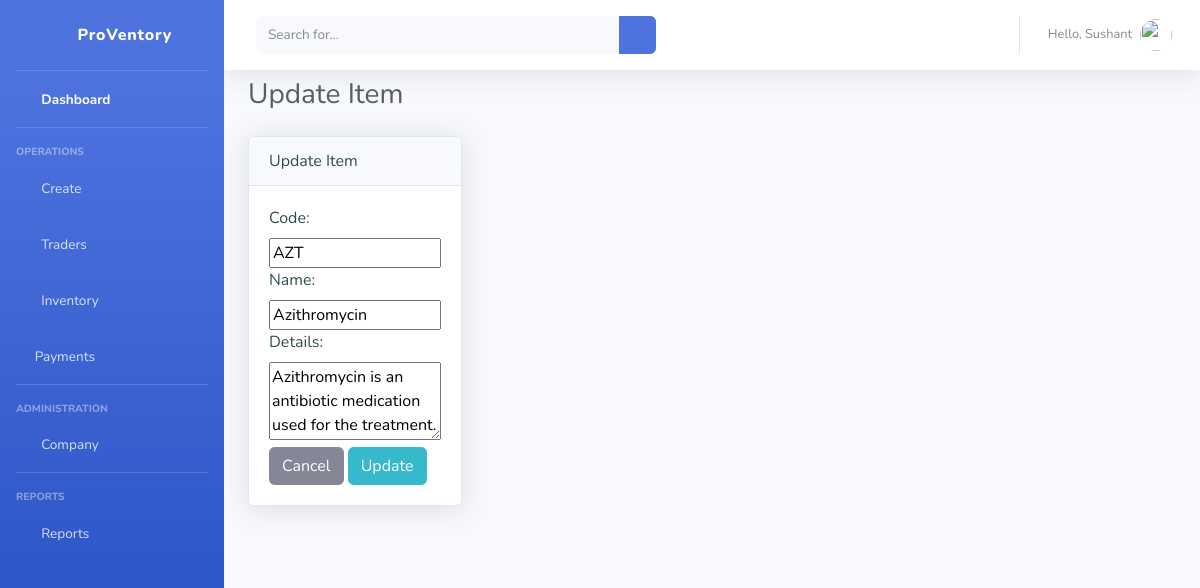
Screenshot of /item/update/1 (signed in) with the database file from the repository.
### dashboard/models.py (models this page shows, shortened)
class Item(models.Model):
    name = models.CharField(max_length=30, null=True)
    code = models.CharField(max_length=20, null=True, unique=True)
    details = models.CharField(max_length=80, null=True)

### dashboard/views.py (the view)
# urls.py: path('item/update/<int:pk>', views.updateItem, name='update-item'),
@login_required(login_url='login')
def updateItem(request, pk):
    pageTitle = "Packaging | ProVentory - IMS"
    pageHeading = "Update Item"
    createButtonText = ""
    try:
        item = Item.objects.get(id=pk)
        if request.method == "POST":
            form = ItemForm(request.POST, instance=item)
            if form.is_valid():
                form.save()
                messages.success(request, "Item updated successfully")
                return redirect('view-item')
            else:
                if form.errors:
                    for err in form.errors:
                        messages.error(request, cleanhtml(str(form.errors[err])))
                return redirect('view-item')
        else:
            form = ItemForm(instance=item)
    except Exception as e:
        messages.error(request, e)
        return redirect('view-item')
    context = {
        "title": pageTitle,
        "heading": pageHeading,
        "createButtonText": createButtonText,
        "form": form,
    }
    return render(request, "dashboard/update-item.html", context)

### dashboard/forms.py
class ItemForm(forms.ModelForm):
    def __init__(self, *args, **kwargs):
        super(ItemForm, self).__init__(*args, **kwargs)
        self.fields['code'].widget.attrs['style'] = "width:100%"
        self.fields['name'].widget.attrs['style'] = "width:100%"
        self.fields['details'].widget.attrs['style'] = "width:100%"
    class Meta:
        model = Item
        fields = ['code', 'name', 'details']
        widgets = {
            'details': Textarea(attrs={'cols': 20, 'rows': 3}),
        }

### templates/dashboard/update-item.html (shortened to what this page needs)
{% extends 'partials/base.html' %}
{% load crispy_forms_tags %}
{% block pageheading %} {{ heading }} {% endblock %}
{%block content %}
{% if user.is_authenticated and user.is_staff %}
<div class="row">
    <div class="col-lg-3">
        <div class="card shadow mb-4">
            <div class = "card-header">
                Update Item
            </div>
            <div class = "card-body">
                <form method="post">
                    {{ form }}
                    <a href="{% url 'view-item' %}" class="btn btn-secondary">
                                        <span class="text">Cancel</span>
                                    </a>
                    <input type="submit" value="Update" class="btn btn-primary btn-info">
                </form>
            </div>
        </div>
    </div>
</div>
{% endif %}
{% endblock %}

### templates/partials/base.html (shortened to what this page needs)
<!DOCTYPE html>
<html lang="en">
{% load static %}
{% load crispy_forms_tags %}
<head>
    <link href="{% static 'dashboard/vendor/fontawesome-free/css/all.min.css' %}" rel="stylesheet" type="text/css">
    <link href="{% static 'dashboard/css/sb-admin-2.min.css' %}" rel="stylesheet">
    <link href="{% static 'dashboard/css/customstyle.css' %}" rel="stylesheet">
    <link rel="stylesheet" type="text/css" href="https://cdn.datatables.net/1.10.25/css/jquery.dataTables.css">
    <link href="https://cdnjs.cloudflare.com/ajax/libs/toastr.js/2.0.1/css/toastr.css" rel="stylesheet"/>
</head>
<body id="page-top">
<div id="wrapper">
    <ul class="navbar-nav bg-gradient-primary sidebar sidebar-dark accordion" id="accordionSidebar">
        <a class="sidebar-brand d-flex align-items-center justify-content-center" href="{% url 'index' %}">
            <div class="sidebar-brand-icon rotate-n-15">
                <i class="fas fa-boxes"></i>
            </div>
            <div class="sidebar-brand-text mx-3">ProVentory</div>
        </a>
        <hr class="sidebar-divider my-0">
        <li class="nav-item active">
            <a class="nav-link" href="{% url 'index' %}">
                <i class="fas fa-fw fa-tachometer-alt"></i>
                <span>Dashboard</span></a>
        </li>
        <hr class="sidebar-divider">
        <div class="sidebar-heading">
            Operations
        </div>
        <li class="nav-item">
            <a class="nav-link collapsed" href="#" data-toggle="collapse" data-target="#collapseOne"
               aria-expanded="true" aria-controls="collapseOne">
                <i class="fas fa-fw fa-plus-circle"></i>
                <span>Create</span>
            </a>
        </li>
        <li class="nav-item">
            <a class="nav-link collapsed" href="#" data-toggle="collapse" data-target="#collapseTwo"
               aria-expanded="true" aria-controls="collapseTwo">
                <i class="fas fa-fw fa-users"></i>
                <span>Traders</span>
            </a>
        </li>
        <li class="nav-item">
            <a class="nav-link collapsed" href="#" data-toggle="collapse" data-target="#collapseUtilities"
               aria-expanded="true" aria-controls="collapseUtilities">
                <i class="fas fa-fw fa-box"></i>
                <span>Inventory</span>
            </a>
        </li>
        <li class="nav-item">
            <a class="nav-link collapsed" href="#" data-toggle="collapse" data-target="#collapsePayments"
               aria-expanded="true" aria-controls="collapsePayments">
                <i class="far fa-money-bill-alt"></i>
                <span>Payments</span>
            </a>
        </li>
        <hr class="sidebar-divider">
        <div class="sidebar-heading">
            Administration
        </div>
        <li class="nav-item">
            <a class="nav-link collapsed" href="#" data-toggle="collapse" data-target="#collapseCompany"
               aria-expanded="true" aria-controls="collapseCompany">
                <i class="fas fa-fw fa-building"></i>
                <span>Company</span>
            </a>
        </li>
        <hr class="sidebar-divider">
        <div class="sidebar-heading">
            Reports
        </div>
        <li class="nav-item">
            <a class="nav-link collapsed" href="#" data-toggle="collapse" data-target="#collapsePages"
               aria-expanded="true" aria-controls="collapsePages">
                <i class="fas fa-fw fa-chart-area"></i>
                <span>Reports</span>
            </a>
        </li>
    </ul>
    <div id="content-wrapper" class="d-flex flex-column">
        <div id="content">
            <nav class="navbar navbar-expand navbar-light bg-white topbar mb-2 static-top shadow">
                <form
                        class="d-none d-sm-inline-block form-inline mr-auto ml-md-3 my-2 my-md-0 mw-100 navbar-search">
                    <div class="input-group">
                        <input type="text" class="form-control bg-light border-0 small" placeholder="Search for..."
                               aria-label="Search" aria-describedby="basic-addon2">
                        <div class="input-group-append">
                            <button class="btn btn-primary" type="button">
                                <i class="fas fa-search fa-sm"></i>
                            </button>
                        </div>
                    </div>
                </form>
                <ul class="navbar-nav ml-auto">
                    <li class="nav-item dropdown no-arrow">
                        <a class="nav-link dropdown-toggle" href="#" id="userDropdown" role="button"
                           data-toggle="dropdown" aria-haspopup="true" aria-expanded="false">
                            <span class="mr-2 d-none d-lg-inline text-gray-600 small">Hello, {{request.user.first_name}}</span>
                            <img class="img-profile rounded-circle"
                                 src="{% static 'dashboard/img/undraw_profile.svg' %}">
                        </a>
                    </li>
                </ul>
            </nav>
            <div class="container-fluid">
                <div class="d-sm-flex align-items-center justify-content-between mb-4">
                    <h1 class="h3 mb-0 text-gray-800">{% block pageheading %} {% endblock %}</h1>
                </div>
                {% block content%} {% endblock %}
            </div>
        </div>
    </div>
</div>
<link rel="stylesheet" type="text/css" href="https://cdn.datatables.net/v/dt/jszip-2.5.0/dt-1.10.25/af-2.3.7/b-1.7.1/b-colvis-1.7.1/b-html5-1.7.1/b-print-1.7.1/cr-1.5.4/date-1.1.0/fc-3.3.3/kt-2.6.2/r-2.2.9/rg-1.1.3/rr-1.2.8/sl-1.3.3/datatables.min.css"/>
</body>
</html>

### dashboard/static/dashboard/css/customstyle.css (style rules this page uses)
body { color:darkslategray; }

### rows the page displays
Item: code "AZT", name "Azithromycin", details "Azithromycin is an antibiotic medication used for the treatment."

### other values shown
{{ request.user.first_name }} "Sushant"
{{ heading }} "Update Item"
